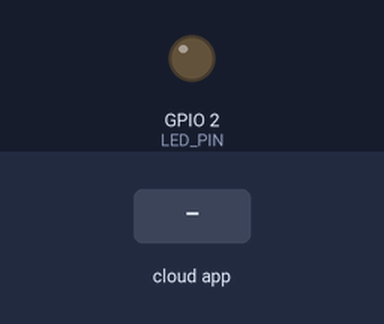
The sketch below on a simulated ESP32. On the bench: output pins drawn as LEDs (lit = HIGH). The test bench sets the inputs (shaded band). WiFi joins after 1.5 s; servers stay silent unless stated; the ROS host is connected and sends only what is stated; what the sketch prints to the serial monitor is not drawn.

Above: at 4.7 s.
4.8 s: the phone or cloud app sets linear.x to 100
At 5.8 s:
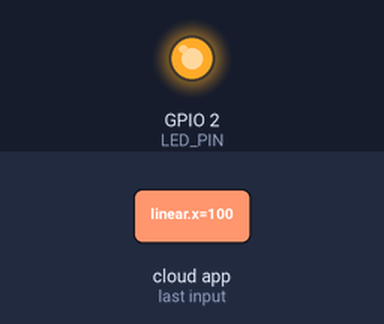
6.3 s: the phone or cloud app sets linear.x to -100
At 7.2 s:
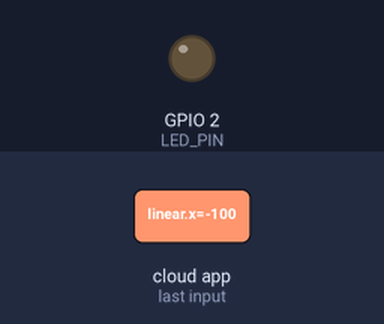
Timing chart, 0 to 9.3 s (numbered marks = the images above; inputs shaded):
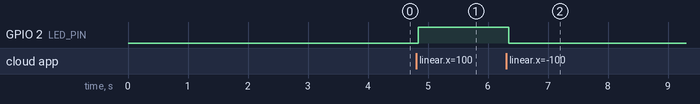

The sketch:

esp32_sub.ino
```cpp
#include <micro_ros_arduino.h>
#include <WiFi.h>
#include <rcl/rcl.h>
#include <rclc/rclc.h>
#include <rclc/executor.h>
#include <geometry_msgs/msg/twist.h>

// -------- Wi-Fi Config ----------
char ssid_c[] = "Evolve Robotics JioFiber";
char password_c[] = "Evolve@123";

// -------- Agent Info ----------
char agent_ip_c[] = "192.168.29.34";
uint32_t agent_port = 8888;

// -------- LED Pin ----------
const int LED_PIN = 2;

// -------- micro-ROS objects ----------
rcl_subscription_t subscriber;
rclc_executor_t executor;
rcl_node_t node;
rcl_allocator_t allocator;
rclc_support_t support;
geometry_msgs__msg__Twist msg;

// -------- Callback ----------
void cmd_vel_callback(const void * msgin) {
  const geometry_msgs__msg__Twist * msg = (const geometry_msgs__msg__Twist *)msgin;

  Serial.print("Received linear.x: ");
  Serial.println(msg->linear.x);

  if(msg->linear.x > 0.0) {
    digitalWrite(LED_PIN, HIGH);
    Serial.println("LED ON");
  } else {
    digitalWrite(LED_PIN, LOW);
    Serial.println("LED OFF");
  }
}

void setup() {
  Serial.begin(115200);
  delay(2000);
  Serial.println("Starting ESP32 micro-ROS LED subscriber...");

  pinMode(LED_PIN, OUTPUT);

  // Connect to Wi-Fi
  WiFi.begin(ssid_c, password_c);
  Serial.print("Connecting to Wi-Fi");
  while (WiFi.status() != WL_CONNECTED) {
    delay(500);
    Serial.print(".");
  }
  Serial.println();
  Serial.print("Connected! IP: ");
  Serial.println(WiFi.localIP());

  // Set micro-ROS Wi-Fi transport
  set_microros_wifi_transports(ssid_c, password_c, agent_ip_c, agent_port);

  // micro-ROS support init
  allocator = rcl_get_default_allocator();
  rclc_support_init(&support, 0, NULL, &allocator);

  // Create node
  rclc_node_init_default(&node, "esp32_v1_led", "", &support);

  // Subscriber to /cmd_vel
  rclc_subscription_init_default(
    &subscriber,
    &node,
    ROSIDL_GET_MSG_TYPE_SUPPORT(geometry_msgs, msg, Twist),
    "cmd_vel"
  );

  // Executor
  rclc_executor_init(&executor, &support.context, 1, &allocator);
  rclc_executor_add_subscription(&executor, &subscriber, &msg, &cmd_vel_callback, ON_NEW_DATA);

  Serial.println("✅ micro-ROS LED subscriber ready!");
}

void loop() {
  rclc_executor_spin_some(&executor, RCL_MS_TO_NS(100));
  delay(50);
}
```

Measured:
- after the input at 4.8 s, GPIO 2 (LED_PIN): LOW → HIGH at once
- after the input at 6.3 s, GPIO 2 (LED_PIN): HIGH → LOW at once
